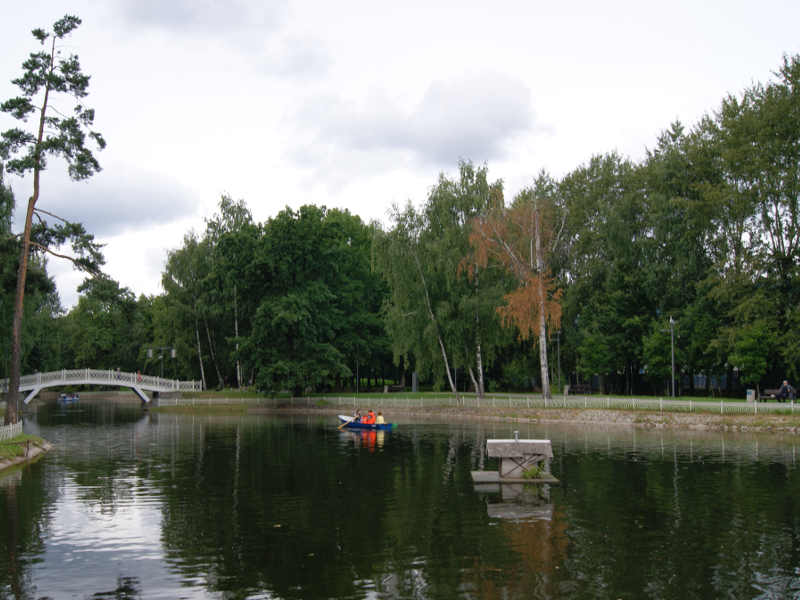
#> input picture resources/boat.png, 800 x 600 px
$ python chapter6.py
#> lines starting #> are read from the running program, lines starting #| are printed output that depends on the picture
#joining images in horizontal and vertical stack
import cv2
import numpy as np

img = cv2.imread("resources/boat.png")
#> img is the input picture: shape (600, 800, 3); mean B, G, R 113, 123.2, 117.9

def stackImages(scale,imgArray):
#> called with scale = 0.5
    rows = len(imgArray)
    cols = len(imgArray[0])
    rowsAvailable = isinstance(imgArray[0], list)
    width = imgArray[0][0].shape[1]
    height = imgArray[0][0].shape[0]
    if rowsAvailable:
        for x in range ( 0, rows):
            for y in range(0, cols):
                if imgArray[x][y].shape[:2] == imgArray[0][0].shape [:2]:
                    imgArray[x][y] = cv2.resize(imgArray[x][y], (0, 0), None, scale, scale)
                else:
                    imgArray[x][y] = cv2.resize(imgArray[x][y], (imgArray[0][0].shape[1], imgArray[0][0].shape[0]), None, scale, scale)
                if len(imgArray[x][y].shape) == 2: imgArray[x][y]= cv2.cvtColor( imgArray[x][y], cv2.COLOR_GRAY2BGR)
        imageBlank = np.zeros((height, width, 3), np.uint8)
        hor = [imageBlank]*rows
        hor_con = [imageBlank]*rows
        for x in range(0, rows):
            hor[x] = np.hstack(imgArray[x])
        ver = np.vstack(hor)
    else:
        for x in range(0, rows):
            if imgArray[x].shape[:2] == imgArray[0].shape[:2]:
                imgArray[x] = cv2.resize(imgArray[x], (0, 0), None, scale, scale)
            else:
                imgArray[x] = cv2.resize(imgArray[x], (imgArray[0].shape[1], imgArray[0].shape[0]), None,scale, scale)
            if len(imgArray[x].shape) == 2: imgArray[x] = cv2.cvtColor(imgArray[x], cv2.COLOR_GRAY2BGR)
        hor= np.hstack(imgArray)
        ver = hor
    return ver

img = cv2.imread("resources/boat.png")

imgStack = stackImages(0.5,([img,img,img], [img,img,img]))
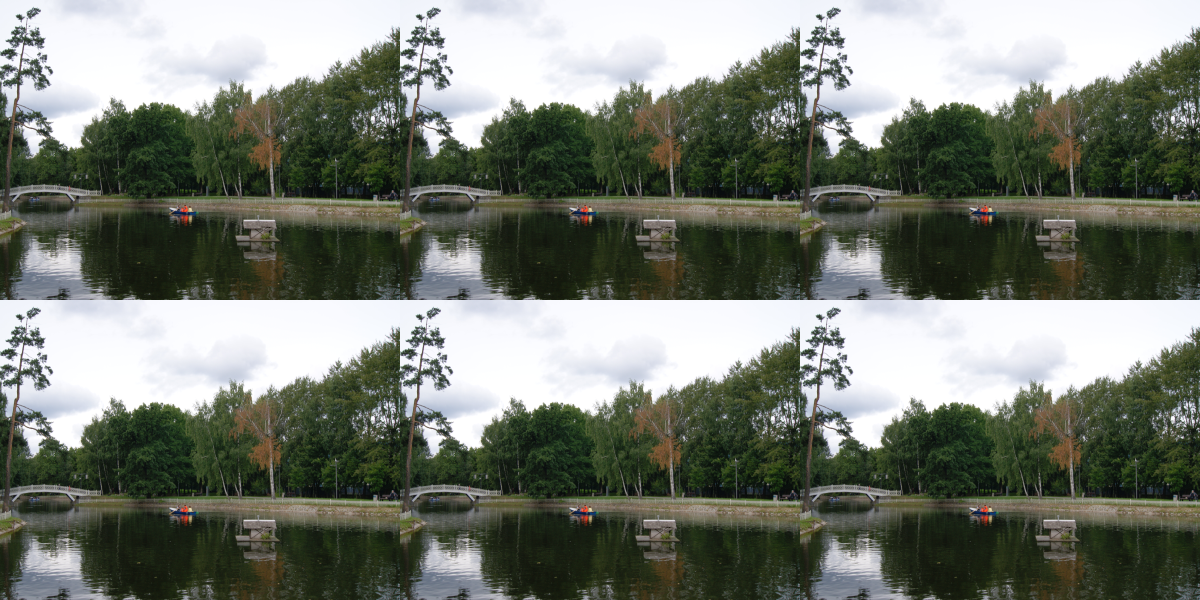
#> imgStack: shape (600, 1200, 3); mean B, G, R 113.1, 123.3, 118

# [5 lines of commented-out code are left out]
cv2.imshow("ImageStack", imgStack)

cv2.waitKey(0)

$ run again, with resources/bee.png copied over resources/boat.png
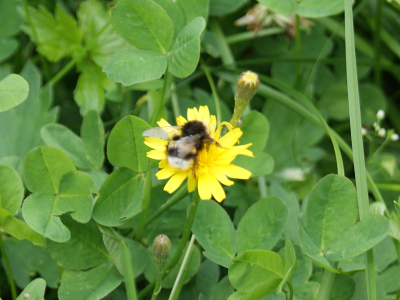
#> input picture resources/bee.png, 400 x 300 px
#> img is the input picture: shape (300, 400, 3); mean B, G, R 56.8, 133.9, 92.7
#> `imgStack = stackImages(0.5,([img,img,img], [img,img,img]))`:
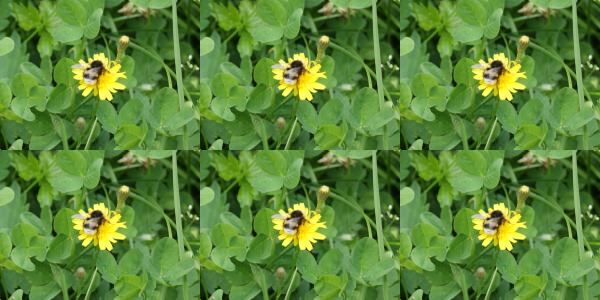
#> imgStack: shape (300, 600, 3); mean B, G, R 56.9, 134, 92.8
